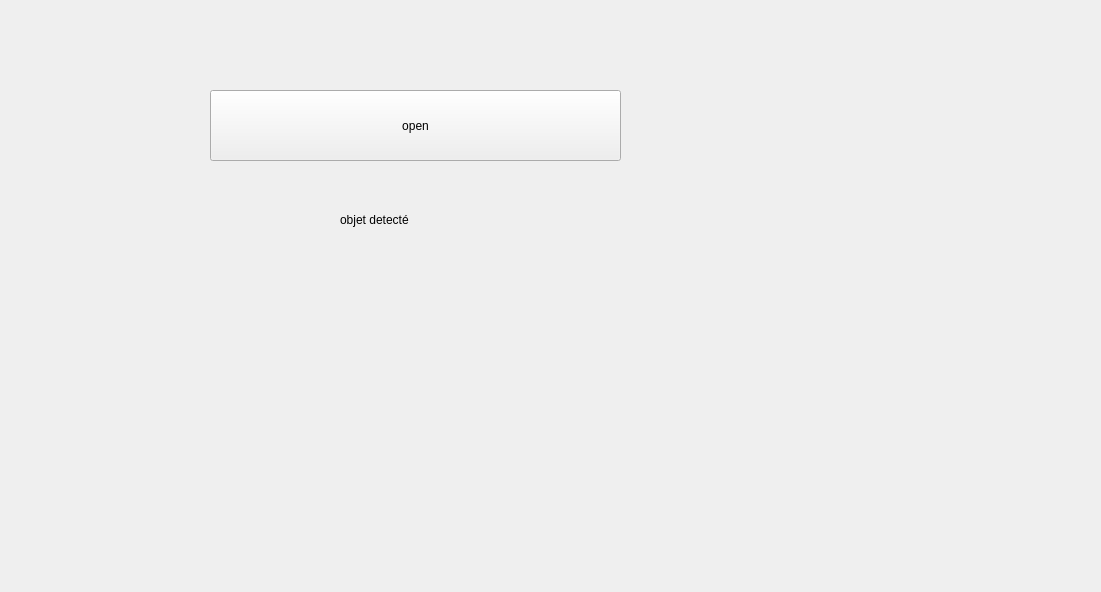
<?xml version="1.0" encoding="UTF-8"?>
<ui version="4.0">
 <class>Form</class>
 <widget class="QWidget" name="Form">
  <property name="geometry">
   <rect>
    <x>0</x>
    <y>0</y>
    <width>1101</width>
    <height>592</height>
   </rect>
  </property>
  <property name="windowTitle">
   <string>Form</string>
  </property>
  <widget class="QPushButton" name="pushButton">
   <property name="geometry">
    <rect>
     <x>210</x>
     <y>90</y>
     <width>411</width>
     <height>71</height>
    </rect>
   </property>
   <property name="text">
    <string>open</string>
   </property>
  </widget>
  <widget class="QLabel" name="label">
   <property name="geometry">
    <rect>
     <x>340</x>
     <y>210</y>
     <width>161</width>
     <height>20</height>
    </rect>
   </property>
   <property name="styleSheet">
    <string notr="true">font: 12pt &quot;MS Shell Dlg 2&quot;;</string>
   </property>
   <property name="text">
    <string>objet detecté</string>
   </property>
  </widget>
 </widget>
 <resources/>
 <connections/>
</ui>
